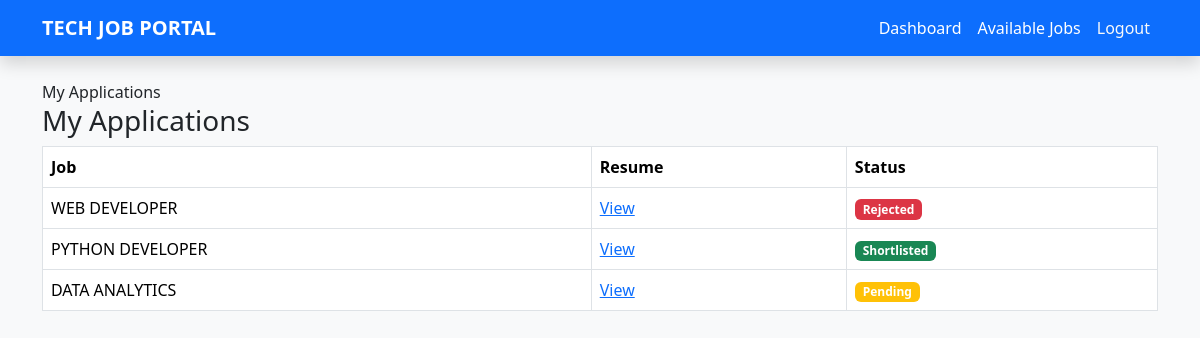
Screenshot of /profile (signed in) with the database file from the repository.
### tables this page shows
CREATE TABLE applications(
id INTEGER PRIMARY KEY,
username TEXT,
job_title TEXT,
resume TEXT
, status TEXT DEFAULT 'Pending');

### app.py (the view)
    def wrapper(*args, **kwargs):
        if 'user' not in session:
            flash("Please login first!", "warning")
            return redirect("/login")
        return f(*args, **kwargs)

### app.py (called while the page is built)
def get_db():
    return sqlite3.connect("database.db")

def login_required(f):
    def wrapper(*args, **kwargs):
        if 'user' not in session:
            flash("Please login first!", "warning")
            return redirect("/login")
        return f(*args, **kwargs)
    wrapper.__name__ = f.__name__
    return wrapper

@app.route("/profile")
@login_required
def profile():
    db = get_db()
    apps = db.execute("""
        SELECT job_title, resume, status
        FROM applications
        WHERE username=?
    """, (session['user'],)).fetchall()
    db.close()
    return render_template("profile.html", apps=apps)

### templates/profile.html
{% extends "base.html" %}
{% block content %}
<a href="/profile" class="nav-link">My Applications</a>
<h3>My Applications</h3>
<table class="table table-bordered">
<tr>
  <th>Job</th>
  <th>Resume</th>
  <th>Status</th>
</tr>
{% for a in apps %}
<tr>
  <td>{{ a[0] }}</td>
  <td><a href="{{ url_for('static', filename='uploads/' ~ a[1]) }}">View</a></td>
  <td>
    {% if a[2] == "Pending" %}
      <span class="badge bg-warning">Pending</span>
    {% elif a[2] == "Shortlisted" %}
      <span class="badge bg-success">Shortlisted</span>
    {% else %}
      <span class="badge bg-danger">Rejected</span>
    {% endif %}
  </td>
</tr>
{% endfor %}
</table>
{% endblock %}

### rows the page displays
applications: job_title "WEB DEVELOPER", status "Rejected"
applications: job_title "PYTHON DEVELOPER", status "Shortlisted"
applications: job_title "DATA ANALYTICS", status "Pending"
